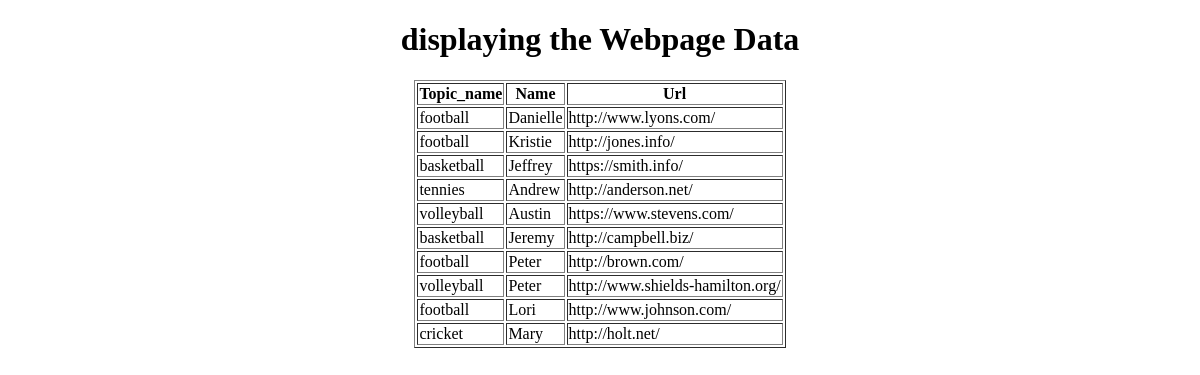
/display_webpage/, run on an earlier commit of the app's database.
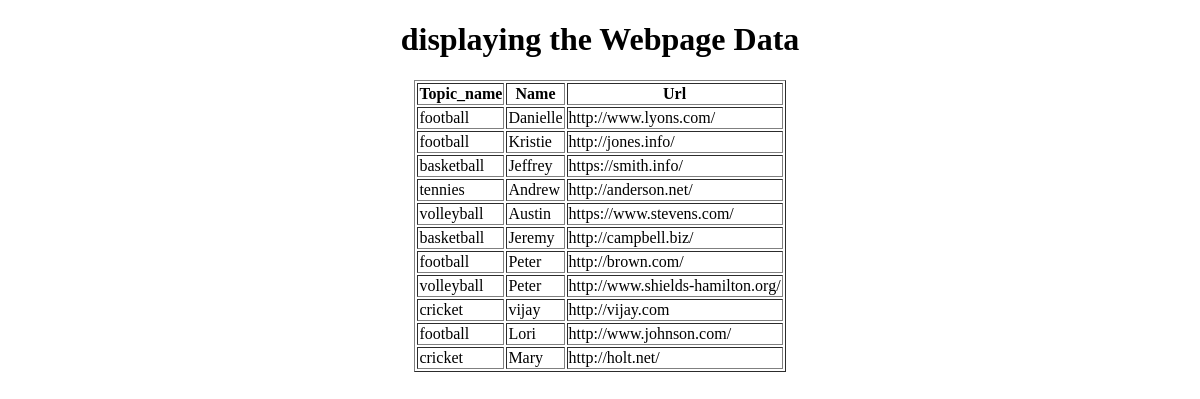
And on a later commit of the database.
### app/models.py (models this page shows, shortened)
class webpage(models.Model):
    topic_name=models.ForeignKey(Topic,on_delete=models.CASCADE)
    name=models.CharField(max_length=100)
    url=models.URLField()

class Topic(models.Model):
    topic_name=models.CharField(max_length=200,primary_key=True)
    def __str__(self):
        return self.topic_name

### app/views.py (the view)
# urls.py: path('display_webpage/',display_webpage,name='display_webpage'),
def display_webpage(request):
    webpages=webpage.objects.all()
    webpages=webpage.objects.filter(topic_name='Foot Ball')
    webpages=webpage.objects.all().order_by('name')
    webpages=webpage.objects.all().order_by('-name')
    webpages=webpage.objects.all().order_by(Length('name'))
    webpages=webpage.objects.all().order_by(Length('name').desc())
    d={'ws':webpages}
    return render(request,'display_webpage.html',d)

### templates/display_webpage.html (shortened to what this page needs)
<!DOCTYPE html>
<html lang="en">
<head>
</head>
<body>
    <center>
        <h1>displaying the Webpage Data</h1>
        <table border="1px">
            <tr><th>Topic_name</th>
            <th>Name</th>
        <th>Url</th></tr>
            {% for i in ws %}
                <tr><td>{{i.topic_name}}</td>
                    <td>{{i.name}}</td>
                    <td>{{i.url}}</td></tr>
            {% endfor %}
        </table>
    </center>
</body>
</html>

What changed in the data, as far as the page shows it:
added webpage: topic_name "cricket", name "vijay", url "http://vijay.com"
